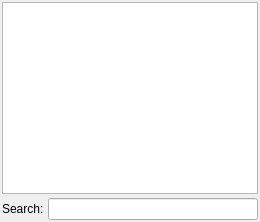
         <widget class="QWidget" name="tabProp">
          <attribute name="title">
           <string>All Properties</string>
          </attribute>
          <layout class="QGridLayout" name="gridLayout_4">
           <property name="leftMargin">
            <number>2</number>
           </property>
           <property name="topMargin">
            <number>2</number>
           </property>
           <property name="rightMargin">
            <number>2</number>
           </property>
           <property name="bottomMargin">
            <number>2</number>
           </property>
           <property name="spacing">
            <number>4</number>
           </property>
           <item row="1" column="0">
            <widget class="QLabel" name="label_16">
             <property name="text">
              <string>Search:</string>
             </property>
            </widget>
           </item>
           <item row="1" column="1">
            <widget class="QLineEdit" name="editSearch"/>
           </item>
           <item row="0" column="0" colspan="2">
            <widget class="QTableWidget" name="tableProps">
             <property name="alternatingRowColors">
              <bool>true</bool>
             </property>
             <property name="selectionMode">
              <enum>QAbstractItemView::SingleSelection</enum>
             </property>
             <property name="selectionBehavior">
              <enum>QAbstractItemView::SelectRows</enum>
             </property>
             <property name="sortingEnabled">
              <bool>true</bool>
             </property>
             <attribute name="horizontalHeaderShowSortIndicator" stdset="0">
              <bool>true</bool>
             </attribute>
            </widget>
           </item>
          </layout>
         </widget>
